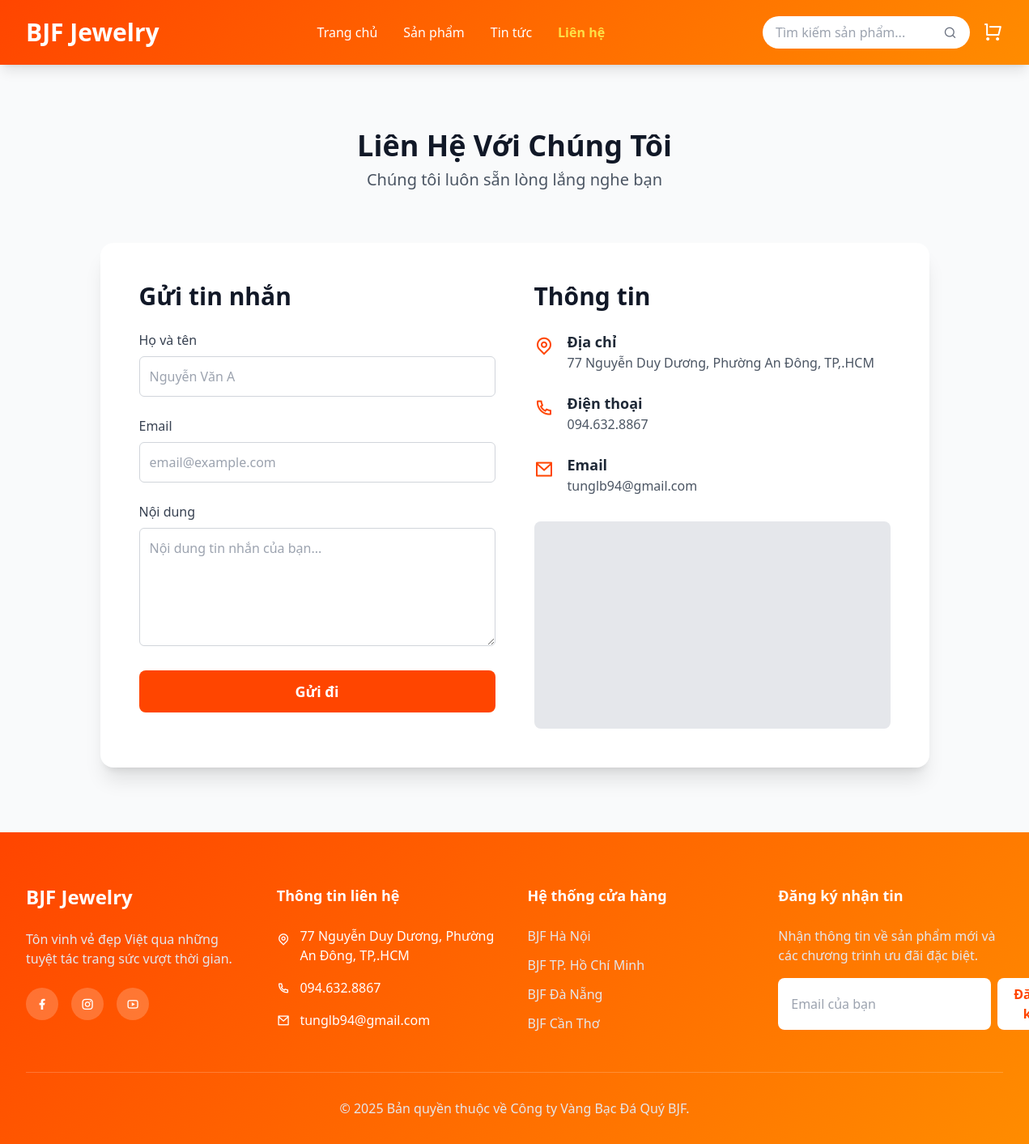
/lien-he/, run on the app's committed database.
### store/models.py (models this page shows, shortened)
class SiteConfiguration(SingletonModel):
    site_name = models.CharField(max_length=255, default='BJF', verbose_name="Tên website")
    site_description = models.TextField(blank=True, verbose_name="Mô tả trang web (SEO)")
    favicon = models.ImageField(upload_to='site/', blank=True, null=True, verbose_name="Favicon (icon trên tab)")
    logo_text = models.CharField(max_length=255, default='BJF', verbose_name="Chữ trên Logo")
    hero_background_image = models.ImageField(upload_to='site/', blank=True, null=True, verbose_name="Ảnh nền banner chính (dự phòng)")
    hero_title = models.CharField(max_length=255, default='Đẳng Cấp & Tinh Tế', verbose_name="Dòng tiêu đề chính")
    hero_subtitle = models.CharField(max_length=255, default='Trong Từng Chế Tác', verbose_name="Dòng tiêu đề phụ (chữ vàng)")
    hero_description = models.TextField(blank=True, verbose_name="Mô tả ngắn dưới tiêu đề")
    slider_delay = models.PositiveIntegerField(default=5, verbose_name="Thời gian chuyển slide (giây)")
    footer_address = models.CharField(max_length=255, blank=True, verbose_name="Địa chỉ ở Footer")
    footer_phone = models.CharField(max_length=20, blank=True, verbose_name="Số điện thoại ở Footer")
    footer_email = models.EmailField(blank=True, verbose_name="Email ở Footer")
    footer_copyright = models.CharField(max_length=255, default='© 2025 Bản quyền thuộc về Công ty Vàng Bạc Đá Quý BJF.', verbose_name="Dòng copyright")
    class Meta:
        verbose_name = "Cài đặt chung"
        verbose_name_plural = "Cài đặt chung"

### store/views.py (the view, shortened to what this page needs)
# urls.py: path('lien-he/', views.contact, name='contact'),
def contact(request):
    return render(request, 'store/contact.html')

### store/context_processors.py (called while the page is built)
def site_settings(request):
    try:
        settings = SiteConfiguration.objects.get()
    except SiteConfiguration.DoesNotExist:
        settings = {}
    return {
        'settings': settings
    }

### templates/store/contact.html (shortened to what this page needs)
{% extends 'store/base.html' %}
{% load humanize %}
{% block content %}
<div class="py-20 bg-gray-50">
    <div class="max-w-7xl mx-auto px-4 sm:px-6 lg:px-8">
        <div class="text-center mb-16">
            <h1 class="text-4xl font-bold text-gray-900">Liên Hệ Với Chúng Tôi</h1>
            <p class="text-xl text-gray-600 mt-2">Chúng tôi luôn sẵn lòng lắng nghe bạn</p>
        </div>
        <div class="bg-white p-8 sm:p-12 rounded-2xl shadow-xl max-w-5xl mx-auto">
            <div class="grid grid-cols-1 md:grid-cols-2 gap-12">
                <div>
                    <h2 class="text-3xl font-bold mb-6 text-gray-900">Gửi tin nhắn</h2>
                    <form action="{% url 'store:contact' %}" method="POST" class="space-y-6">
                        <div>
                            <label for="name" class="font-medium text-gray-700">Họ và tên</label>
                            <input type="text" id="name" name="name" placeholder="Nguyễn Văn A" required class="mt-2 w-full p-3 rounded-md border border-gray-300 focus:ring-2 focus:ring-primary focus:border-transparent transition">
                        </div>
                        <div>
                            <label for="email" class="font-medium text-gray-700">Email</label>
                            <input type="email" id="email" name="email" placeholder="email@example.com" required class="mt-2 w-full p-3 rounded-md border border-gray-300 focus:ring-2 focus:ring-primary focus:border-transparent transition">
                        </div>
                        <div>
                            <label for="message" class="font-medium text-gray-700">Nội dung</label>
                            <textarea id="message" name="message" placeholder="Nội dung tin nhắn của bạn..." rows="5" required class="mt-2 w-full p-3 rounded-md border border-gray-300 focus:ring-2 focus:ring-primary focus:border-transparent transition"></textarea>
                        </div>
                        <button type="submit" class="w-full bg-primary hover:bg-secondary text-white px-8 py-3 rounded-lg font-semibold text-lg transition-colors">Gửi đi</button>
                    </form>
                </div>
                <div>
                    <h2 class="text-3xl font-bold mb-6 text-gray-900">Thông tin</h2>
                    <div class="space-y-6">
                        <div class="flex items-start">
                            <i class="ri-map-pin-line text-primary text-2xl mt-1"></i>
                            <div class="ml-4">
                                <h3 class="font-semibold text-lg text-gray-800">Địa chỉ</h3>
                                <p class="text-gray-600">{{ settings.footer_address }}</p>
                            </div>
                        </div>
                        <div class="flex items-start">
                            <i class="ri-phone-line text-primary text-2xl mt-1"></i>
                            <div class="ml-4">
                                <h3 class="font-semibold text-lg text-gray-800">Điện thoại</h3>
                                <p class="text-gray-600">{{ settings.footer_phone }}</p>
                            </div>
                        </div>
                        <div class="flex items-start">
                            <i class="ri-mail-line text-primary text-2xl mt-1"></i>
                            <div class="ml-4">
                                <h3 class="font-semibold text-lg text-gray-800">Email</h3>
                                <p class="text-gray-600">{{ settings.footer_email }}</p>
                            </div>
                        </div>
                    </div>
                    <div class="mt-8 h-64 bg-gray-200 rounded-lg overflow-hidden">
                       <iframe src="https://www.google.com/maps/embed?pb=!1m18!1m12!1m3!1d3919.447689283789!2d106.70133701533965!3d10.77698949232077!2m3!1f0!2f0!3f0!3m2!1i1024!2i768!4f13.1!3m3!1m2!1s0x31752f49f36a5a03%3A0x2843531b79875cf1!2zTmd1eeG7hW4gSHXhu4csIEPhu5FuZyDEkOG7k2EsIFF14bqtbiAxLCBUaMOgbmggcGjhu5EgSOG7kyBDaMOtIE1pbmgsIFZp4buHdE5hbQ!5e0!3m2!1sen!2s!4v1627888127354!5m2!1sen!2s" width="100%" height="100%" style="border:0;" allowfullscreen="" loading="lazy"></iframe>
                    </div>
                </div>
            </div>
        </div>
    </div>
</div>
{% endblock %}

### templates/store/base.html (shortened to what this page needs)
{% load static %}
{% load humanize %}
{% load custom_filters %}
<!DOCTYPE html>
<html lang="vi">
<head>
    <script src="https://cdn.tailwindcss.com"></script>
    <link href="https://cdnjs.cloudflare.com/ajax/libs/remixicon/4.2.0/remixicon.css" rel="stylesheet"/>
    <link rel="stylesheet" href="https://cdn.jsdelivr.net/npm/swiper@11/swiper-bundle.min.css"/>
</head>
<body class="bg-gray-50">
    <header class="gradient-bg shadow-lg sticky top-0 z-50">
        <div class="max-w-7xl mx-auto px-4 sm:px-6 lg:px-8">
            <div class="flex items-center justify-between h-20">
                <a href="{% url 'store:home' %}" class="text-white text-3xl font-bold">{{ settings.logo_text }}</a>
                <nav class="hidden md:flex space-x-8">
                    <a href="{% url 'store:home' %}" class="{% if request.resolver_match.url_name == 'home' %}text-yellow-300 font-bold{% else %}text-white hover:text-yellow-200{% endif %} transition-colors">Trang chủ</a>
                    <a href="{% url 'store:product_list' %}" class="{% if request.resolver_match.url_name == 'product_list' %}text-yellow-300 font-bold{% else %}text-white hover:text-yellow-200{% endif %} transition-colors">Sản phẩm</a>
                    <a href="{% url 'store:post_list' %}" class="{% if request.resolver_match.url_name == 'post_list' %}text-yellow-300 font-bold{% else %}text-white hover:text-yellow-200{% endif %} transition-colors">Tin tức</a>
                    <a href="{% url 'store:contact' %}" class="{% if request.resolver_match.url_name == 'contact' %}text-yellow-300 font-bold{% else %}text-white hover:text-yellow-200{% endif %} transition-colors">Liên hệ</a>
                </nav>
                <div class="flex items-center space-x-4">
                    <div class="relative hidden lg:block">
                        <input type="text" placeholder="Tìm kiếm sản phẩm..." class="w-64 px-4 py-2 rounded-full border-none text-gray-800 focus:outline-none focus:ring-2 focus:ring-yellow-300"/>
                        <i class="ri-search-line text-gray-500 absolute right-4 top-1/2 -translate-y-1/2"></i>
                    </div>
                    <a href="{% url 'store:cart_detail' %}" class="text-white hover:text-yellow-200 transition-colors relative">
                        <i class="ri-shopping-cart-line text-2xl"></i>
                    </a>
                </div>
            </div>
        </div>
    </header>
    <main>
        {% block content %}
        {% endblock %}
    </main>
    <footer class="gradient-bg text-white pt-16">
        <div class="max-w-7xl mx-auto px-4 sm:px-6 lg:px-8">
            <div class="grid grid-cols-1 md:grid-cols-2 lg:grid-cols-4 gap-8">
                <div>
                    <h3 class="text-2xl font-bold mb-6">{{ settings.logo_text }}</h3>
                    <p class="text-gray-200 mb-6">Tôn vinh vẻ đẹp Việt qua những tuyệt tác trang sức vượt thời gian.</p>
                    <div class="flex space-x-4">
                        <a href="#" class="w-10 h-10 bg-white bg-opacity-20 rounded-full flex items-center justify-center hover:bg-opacity-30 transition-all"><i class="ri-facebook-fill"></i></a>
                        <a href="#" class="w-10 h-10 bg-white bg-opacity-20 rounded-full flex items-center justify-center hover:bg-opacity-30 transition-all"><i class="ri-instagram-line"></i></a>
                        <a href="#" class="w-10 h-10 bg-white bg-opacity-20 rounded-full flex items-center justify-center hover:bg-opacity-30 transition-all"><i class="ri-youtube-line"></i></a>
                    </div>
                </div>
                <div>
                    <h3 class="text-lg font-semibold mb-6">Thông tin liên hệ</h3>
                    <div class="space-y-4">
                        <p class="flex items-start"><i class="ri-map-pin-line mr-3 mt-1"></i>{{ settings.footer_address }}</p>
                        <p class="flex items-center"><i class="ri-phone-line mr-3"></i>{{ settings.footer_phone }}</p>
                        <p class="flex items-center"><i class="ri-mail-line mr-3"></i>{{ settings.footer_email }}</p>
                    </div>
                </div>
                <div>
                    <h3 class="text-lg font-semibold mb-6">Hệ thống cửa hàng</h3>
                    <div class="space-y-3 text-gray-200">
                        <p>BJF Hà Nội</p>
                        <p>BJF TP. Hồ Chí Minh</p>
                        <p>BJF Đà Nẵng</p>
                        <p>BJF Cần Thơ</p>
                    </div>
                </div>
                <div>
                    <h3 class="text-lg font-semibold mb-6">Đăng ký nhận tin</h3>
                    <p class="text-gray-200 mb-4">Nhận thông tin về sản phẩm mới và các chương trình ưu đãi đặc biệt.</p>
                    <div class="flex gap-2">
                        <input type="email" placeholder="Email của bạn" class="flex-1 px-4 py-2 rounded-lg border-none text-gray-800 focus:outline-none focus:ring-2 focus:ring-yellow-300"/>
                        <button class="bg-white text-primary px-5 py-2 rounded-lg font-semibold hover:bg-gray-100 transition-colors">Đăng ký</button>
                    </div>
                </div>
            </div>
            <div class="border-t border-white border-opacity-20 mt-12 py-8 text-center">
                <p class="text-gray-200">{{ settings.footer_copyright }}</p>
            </div>
        </div>
    </footer>
</body>
</html>

### templates/store/base.html (style rules this page uses)
.gradient-bg { background: linear-gradient(135deg, #FF4500 0%, #FF8C00 100%); }

### data on the page
SiteConfiguration: logo_text "BJF Jewelry", footer_address "77 Nguyễn Duy Dương, Phường An Đông, TP,.HCM", footer_phone "094.632.8867", footer_email "tunglb94@gmail.com", footer_copyright "© 2025 Bản quyền thuộc về Công ty Vàng Bạc Đá Quý BJF."
